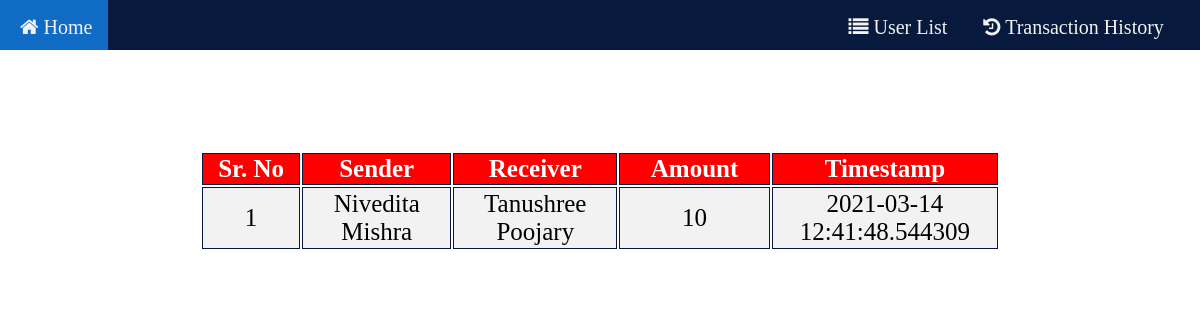
/transaction.php, run on the app's committed database.
### tables this page shows
CREATE TABLE `trans` (
  `transaction id` int(20) NOT NULL,
  `sender` varchar(20) NOT NULL,
  `reciever` varchar(20) NOT NULL,
  `amount` float NOT NULL,
  `date_time` timestamp(6) NOT NULL DEFAULT current_timestamp(6) ON UPDATE current_timestamp(6)
);

### transaction.php (the view, shortened to what this page needs)
<!DOCTYPE html>
<html>
<head>
<link rel="stylesheet" href="https://cdnjs.cloudflare.com/ajax/libs/font-awesome/4.7.0/css/font-awesome.min.css">
	<link rel="stylesheet" type="text/css" href="navbar.css">
</head>
<body>
    <div id="navbar">
    <a class="hi" href="index.php"><i class="fa fa-home"></i> Home</a>
    <a class="hello" href="table.php"><i class="fa fa-list"></i> User List</a>
    <a class="bye" href="transaction.php"><i class="fa fa-history"></i> Transaction History</a>
    </div>
	<?php include'connection.php' ?>
	<h1>Transaction History</h1>
	<table class="middle">
    <thead>
        <tr>
        <th>Sr. No</th>
            <th>Sender</th>
            <th>Receiver</th>
            <th>Amount</th>
            <th>Timestamp</th>
        </tr>
    </thead>
    <tbody>
		<?php $sql = "SELECT * FROM trans";
        $result = mysqli_query($conn, $sql);?>
    	<?php while( $row = mysqli_fetch_array($result)) : ?>
		<tr>
            <td><?php echo $row['transaction id']; ?></td>
            <td><?php echo $row['sender']; ?></td>
            <td><?php echo $row['reciever']; ?></td>
            <td><?php echo $row['amount']; ?></td>
            <td><?php echo $row['date_time']; ?> </td>
        </tr>
        <?php endwhile ?>
    </tbody>
	</table>
</body>
</html>

### navbar.css (style rules this page uses)
#navbar { overflow: hidden; background-color: #071a3d; height: 50px; font-size: 35px; }
#navbar a { float: left; display: block; color: #f2f2f2; text-align: center; padding: 16px; text-decoration: none; padding-left: 20px; }
.hello { margin-left: 20px; float: right; }
.bye { margin-right: 20px; float: right; }
.hi { margin-right: 700px; float: right; }

### transaction.php (style rules this page uses)
table { width: 800px; height: 100px; color: black; font-size: 20px; border-color: white; }
tr, th, td { border: 1px solid #071a3d ; width: 800px; }
th,td { text-align: center; width: 800px; }
th { background-color: red ; color: white; width: 800px; }
body { background-image: url("https://image.freepik.com/free-vector/digital-money-transfer-technology-background_1017-17454.jpg?size=626&ext=jpg"); margin: 0; background-repeat: no-repeat; background-size: cover; }
.middle { margin-left: auto; margin-right: auto; width: 800px; }
h1 { text-align: center; font-size: 40px; color: white; }
a { color: white; font-size:20px; }
tr { font-size:25px; border: 2px solid black; background-color: #f2f2f2; }

### data on the page
trans: transaction id "1", sender "Nivedita Mishra", reciever "Tanushree Poojary", amount "10", date_time "2021-03-14 12:41:48.544309"
